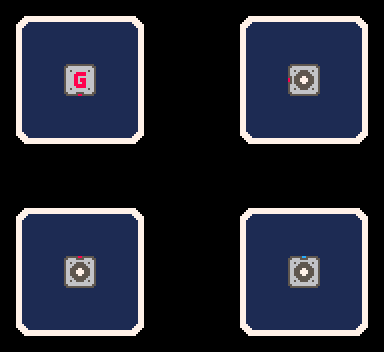

This game map was drawn from its Tiled (.tmx) file and the tilesets committed beside it. A one-line description and the full map source follow:
An orthogonal 12x11 tile map with 32x32 px tiles, 2 tile layers (Blueboard, Element) and 1 object.

<map version="1.10" tiledversion="1.11.0" orientation="orthogonal" renderorder="left-down" width="12" height="11" tilewidth="32" tileheight="32" infinite="0" nextlayerid="4" nextobjectid="3">
 <tileset firstgid="1" source="../element.tsx" />
 <layer id="1" name="Blueboard" width="12" height="11" locked="1">
  <data encoding="csv">
28,29,29,29,30,0,0,43,29,29,29,47,
59,45,60,61,63,0,0,59,62,62,61,63,
59,61,61,61,63,0,0,59,60,60,60,63,
59,61,62,45,63,0,0,59,60,60,60,63,
92,93,93,93,79,0,0,75,93,93,93,79,
0,0,0,0,0,0,0,0,0,0,0,0,
43,29,29,29,47,0,0,28,29,29,29,30,
59,61,45,61,63,0,0,59,62,45,60,63,
59,60,45,77,63,0,0,59,61,45,77,63,
59,45,45,45,63,0,0,59,61,61,61,63,
92,93,93,93,79,0,0,92,93,93,93,79
</data>
 </layer>
 <layer id="3" name="Element" width="12" height="11">
  <data encoding="csv">
0,0,0,0,0,0,0,0,0,0,0,0,
0,0,0,0,0,0,0,0,0,0,0,0,
0,0,3,0,0,0,0,0,0,1610612803,0,0,
0,0,0,0,0,0,0,0,0,0,0,0,
0,0,0,0,0,0,0,0,0,0,0,0,
0,0,0,0,0,0,0,0,0,0,0,0,
0,0,0,0,0,0,0,0,0,0,0,0,
0,0,0,0,0,0,0,0,0,0,0,0,
0,0,67,0,0,0,0,0,0,68,0,0,
0,0,0,0,0,0,0,0,0,0,0,0,
0,0,0,0,0,0,0,0,0,0,0,0
</data>
 </layer>
 <objectgroup id="2" name="Object" visible="0" locked="1">
  <object id="1" x="192" y="176">
   <point />
  </object>
 </objectgroup>
</map>
